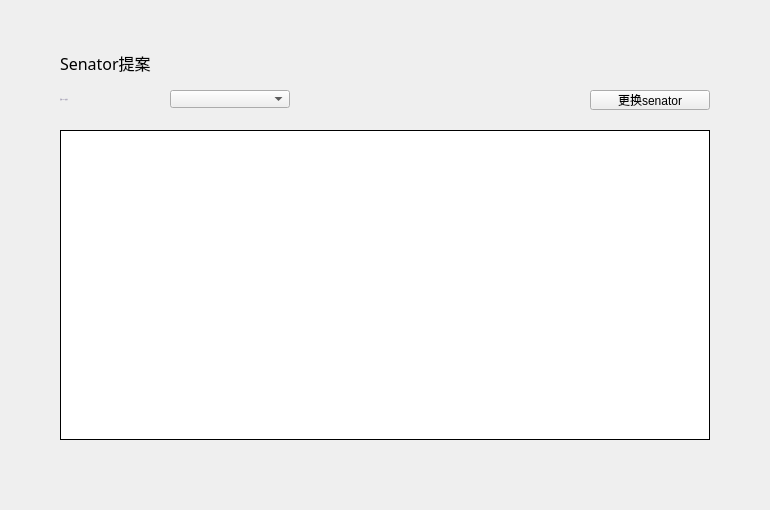
<?xml version="1.0" encoding="UTF-8"?>
<ui version="4.0">
 <class>CitizenProposalPage</class>
 <widget class="QWidget" name="CitizenProposalPage">
  <property name="geometry">
   <rect>
    <x>0</x>
    <y>0</y>
    <width>770</width>
    <height>510</height>
   </rect>
  </property>
  <property name="windowTitle">
   <string>Form</string>
  </property>
  <widget class="QLabel" name="label">
   <property name="geometry">
    <rect>
     <x>60</x>
     <y>90</y>
     <width>110</width>
     <height>18</height>
    </rect>
   </property>
   <property name="font">
    <font>
     <family>Microsoft YaHei UI Light</family>
     <pointsize>-1</pointsize>
     <weight>50</weight>
     <italic>false</italic>
     <bold>false</bold>
    </font>
   </property>
   <property name="styleSheet">
    <string notr="true">QLabel{color: rgb(137,129,161);
font: 11px &quot;Microsoft YaHei UI Light&quot;;}</string>
   </property>
   <property name="text">
    <string>当前Senator账号</string>
   </property>
   <property name="alignment">
    <set>Qt::AlignLeading|Qt::AlignLeft|Qt::AlignVCenter</set>
   </property>
  </widget>
  <widget class="QTableWidget" name="proposalTableWidget">
   <property name="geometry">
    <rect>
     <x>60</x>
     <y>130</y>
     <width>650</width>
     <height>310</height>
    </rect>
   </property>
   <property name="cursor" stdset="0">
    <cursorShape>ArrowCursor</cursorShape>
   </property>
   <property name="layoutDirection">
    <enum>Qt::LeftToRight</enum>
   </property>
   <property name="styleSheet">
    <string notr="true"/>
   </property>
   <property name="frameShape">
    <enum>QFrame::Box</enum>
   </property>
   <property name="frameShadow">
    <enum>QFrame::Plain</enum>
   </property>
   <property name="verticalScrollBarPolicy">
    <enum>Qt::ScrollBarAsNeeded</enum>
   </property>
   <property name="horizontalScrollBarPolicy">
    <enum>Qt::ScrollBarAlwaysOff</enum>
   </property>
   <property name="autoScroll">
    <bool>true</bool>
   </property>
   <property name="editTriggers">
    <set>QAbstractItemView::NoEditTriggers</set>
   </property>
   <property name="selectionMode">
    <enum>QAbstractItemView::NoSelection</enum>
   </property>
   <property name="iconSize">
    <size>
     <width>19</width>
     <height>12</height>
    </size>
   </property>
   <property name="showGrid">
    <bool>true</bool>
   </property>
   <property name="gridStyle">
    <enum>Qt::SolidLine</enum>
   </property>
   <attribute name="horizontalHeaderVisible">
    <bool>false</bool>
   </attribute>
   <attribute name="horizontalHeaderCascadingSectionResizes">
    <bool>false</bool>
   </attribute>
   <attribute name="horizontalHeaderHighlightSections">
    <bool>false</bool>
   </attribute>
   <attribute name="verticalHeaderVisible">
    <bool>false</bool>
   </attribute>
   <attribute name="verticalHeaderHighlightSections">
    <bool>false</bool>
   </attribute>
   <column>
    <property name="text">
     <string>失效时间</string>
    </property>
    <property name="font">
     <font>
      <family>微软雅黑</family>
     </font>
    </property>
    <property name="textAlignment">
     <set>AlignCenter</set>
    </property>
   </column>
   <column>
    <property name="text">
     <string>发起人</string>
    </property>
    <property name="font">
     <font>
      <family>微软雅黑</family>
     </font>
    </property>
    <property name="textAlignment">
     <set>AlignCenter</set>
    </property>
   </column>
   <column>
    <property name="text">
     <string>类型（点击查看）</string>
    </property>
    <property name="font">
     <font>
      <family>微软雅黑</family>
     </font>
    </property>
    <property name="textAlignment">
     <set>AlignCenter</set>
    </property>
   </column>
   <column>
    <property name="text">
     <string>投票状态</string>
    </property>
    <property name="font">
     <font>
      <family>微软雅黑</family>
     </font>
    </property>
    <property name="textAlignment">
     <set>AlignCenter</set>
    </property>
   </column>
   <column>
    <property name="text">
     <string>竞价</string>
    </property>
    <property name="font">
     <font>
      <family>微软雅黑</family>
     </font>
    </property>
    <property name="textAlignment">
     <set>AlignCenter</set>
    </property>
   </column>
   <column>
    <property name="text">
     <string>我的投票</string>
    </property>
    <property name="font">
     <font>
      <family>微软雅黑</family>
     </font>
    </property>
    <property name="textAlignment">
     <set>AlignCenter</set>
    </property>
   </column>
   <column>
    <property name="text">
     <string/>
    </property>
   </column>
  </widget>
  <widget class="QComboBox" name="accountComboBox">
   <property name="geometry">
    <rect>
     <x>170</x>
     <y>90</y>
     <width>120</width>
     <height>18</height>
    </rect>
   </property>
   <property name="font">
    <font>
     <family>微软雅黑</family>
     <weight>50</weight>
     <bold>false</bold>
    </font>
   </property>
   <property name="focusPolicy">
    <enum>Qt::NoFocus</enum>
   </property>
   <property name="styleSheet">
    <string notr="true"/>
   </property>
  </widget>
  <widget class="QLabel" name="title_label">
   <property name="geometry">
    <rect>
     <x>60</x>
     <y>50</y>
     <width>200</width>
     <height>26</height>
    </rect>
   </property>
   <property name="font">
    <font>
     <family>微软雅黑</family>
     <pointsize>12</pointsize>
     <weight>50</weight>
     <italic>false</italic>
     <bold>false</bold>
    </font>
   </property>
   <property name="styleSheet">
    <string notr="true"/>
   </property>
   <property name="text">
    <string>Senator提案</string>
   </property>
  </widget>
  <widget class="QToolButton" name="changeSenatorBtn">
   <property name="geometry">
    <rect>
     <x>590</x>
     <y>90</y>
     <width>120</width>
     <height>20</height>
    </rect>
   </property>
   <property name="cursor">
    <cursorShape>PointingHandCursor</cursorShape>
   </property>
   <property name="text">
    <string>更换senator</string>
   </property>
  </widget>
  <widget class="QStackedWidget" name="stackedWidget">
   <property name="geometry">
    <rect>
     <x>0</x>
     <y>466</y>
     <width>770</width>
     <height>40</height>
    </rect>
   </property>
  </widget>
 </widget>
 <resources/>
 <connections/>
</ui>
